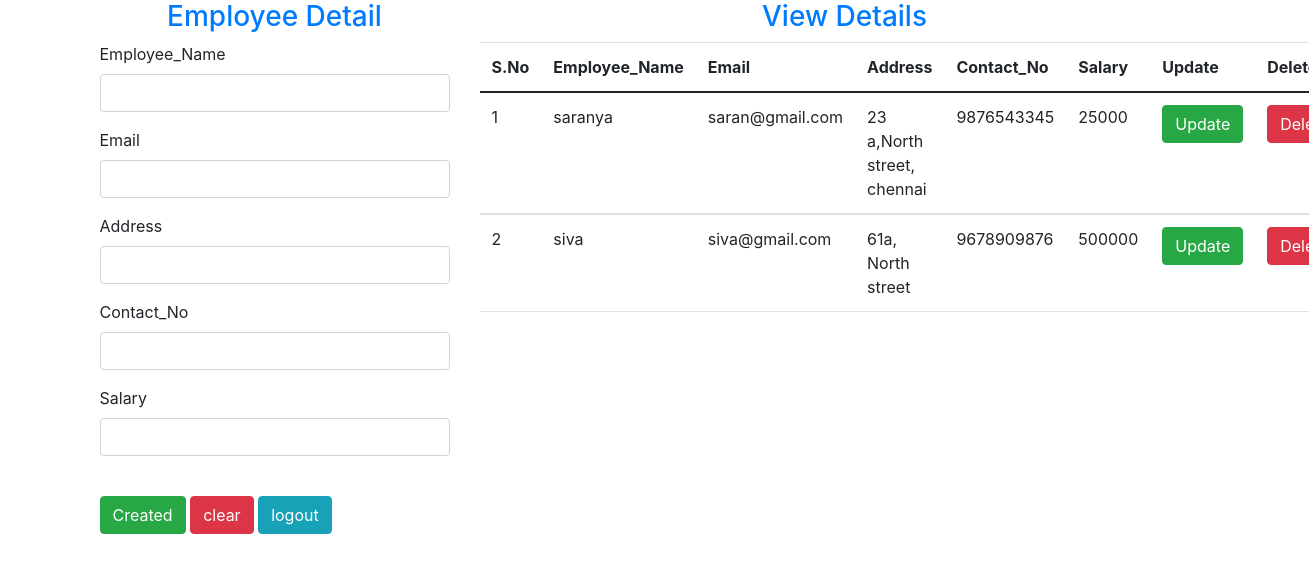
The page /home2 on the database its author committed.
### myapp/models.py (models this page shows, shortened)
class Store_employee(models.Model):
    employee_name = models.CharField(max_length=30)
    email = models.EmailField()
    address = models.CharField(max_length=30)
    contactno = models.IntegerField()
    salary = models.IntegerField()

### myapp/views.py (the view)
# urls.py: path('home2',views.home2,name='home2'),
def home2(request):
    mydata=Store_employee.objects.all()
    if(mydata!=''):
        return render(request,'manager.html',{'datas':mydata})
    else:
        return render(request,'manager.html')

### myapp/templates/manager.html (shortened to what this page needs)
<!DOCTYPE html>
<html lang="en">
<head>
    {% load static %}
    <link rel="stylesheet" href="{% static 'bootstrap/css/bootstrap.min.css'%}">
    <link rel="stylesheet" href="https://stackpath.bootstrapcdn.com/bootstrap/4.1.1/css/bootstrap.min.css">
</head>
<body>
    <div class="container">
         <div class="row">
          <div class="col-md-offset-1 col-md-4">
            <form action="addData2" method="POST" autocomplete="off">
                 <h3 class="page-header text-primary text-center">Employee Detail</h3>
                <div class="form-group">
                     <label>Employee_Name</label>
                     <input type="text" class="form-control" name="employee_name">
                </div>
                <div class="form-group">
                  <label>Email</label>
                  <input type="text" id="exampleInputEmail" class="form-control" name="email">
                </div>
                <div class="form-group">
                  <label>Address</label>
                  <input type="text" class="form-control" name="address">
                </div>
                <div class="form-group">
                    <label>Contact_No</label>
                    <input type="text" class="form-control" name="contactno">
                </div>
               <div class="form-group">
                  <label>Salary</label>
                  <input type="text"  class="form-control" name="salary">
               </div>
               <br/>
               <div class="form-group ">
                <input type="submit" value="Created" class="btn btn-success" >
                <input type="reset" value="clear" class="btn btn-danger">
                <a href="{% url 'login' %}" class="btn btn-info" role="button">logout</a>
               </div>
           </form>
        </div>
           <div class="col-md-6 col-md-8 ">
          {% if datas %}
            <h3 class="page-header text-primary text-center">View Details</h3>
            <table class="table   table-hover">
                <thead>
                    <tr>
                        <th>S.No</th>
                        <th>Employee_Name</th>
                        <th>Email</th>
                        <th>Address</th>
                        <th>Contact_No</th>
                        <th>Salary</th>
                        <th>Update</th>
                        <th>Delete</th>
                    </tr>
                </thead>
                   {% for data in datas %}
                <tbody>
                    <tr>
                        <td>{{forloop.counter}}</t>
                        <td>{{data.employee_name}}</td>
                        <td>{{data.email}}</td>
                        <td>{{data.address}}</td>
                        <td>{{data.contactno}}</td>
                        <td>{{data.salary}}</td>
                        <td><a class="btn btn-success" href="updateData2/{{data.id}}">Update</a></td>
                        <td><a class="btn btn-danger" href="deleteData2/{{data.id}}">Delete</a></td>
                    </tr>
                </tbody>
                {% endfor %}
            </table>
              {% endif %}
            </div>
       </div>
      </div>
</body>
</html>

### rows shown on the page
Store_employee: employee_name "saranya", email "saran@gmail.com", address "23 a,North street, chennai", contactno "9876543345", salary "25000"
Store_employee: employee_name "siva", email "siva@gmail.com", address "61a, North street", contactno "9678909876", salary "500000"
